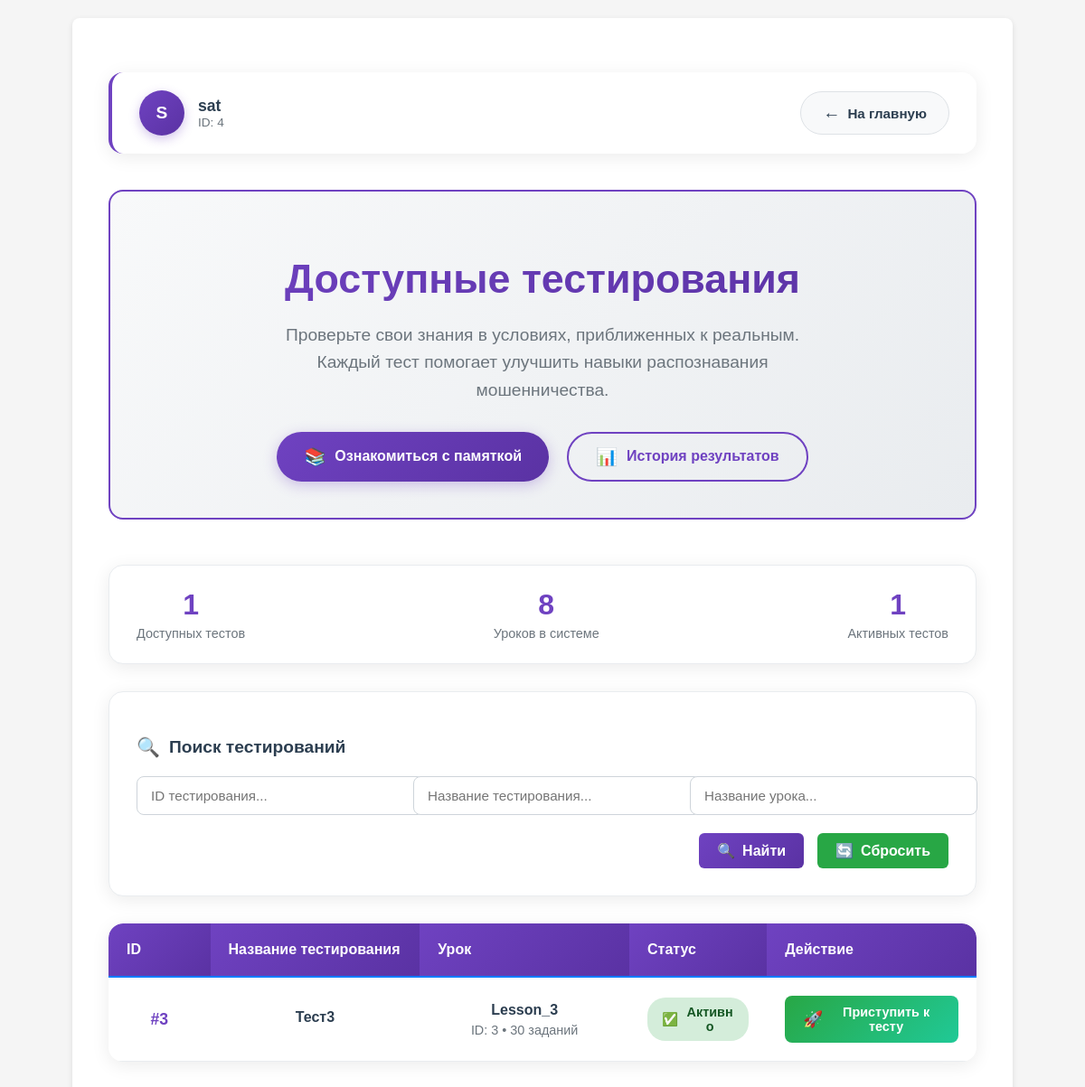
Page /test_room_preview (signed in) on the committed database.
### app.py (models this page shows, shortened)
class User(db.Model, UserMixin):
    __tablename__ = 'Users'
    id =  db.Column(db.Integer, primary_key=True)
    username = db.Column(db.String(64), unique=True, nullable=False)
    password_hash = db.Column(db.String(64), nullable=False)
    privileges = db.Column(db.Integer, default = 0)

class Testing(db.Model):
    __tablename__ = 'Testings'
    id = db.Column(db.Integer, primary_key=True)
    name = db.Column(db.String(64), unique=True, nullable=False)
    status = db.Column(db.Boolean, nullable=False)
    lesson_id = db.Column(db.Integer, nullable=False)
    group_id = db.Column(db.JSON, nullable=False)

class Lesson(db.Model):
    __tablename__ = 'Lessons'
    id = db.Column(db.Integer, primary_key=True)
    name = db.Column(db.String(64), unique=True, nullable=False)
    time = db.Column(db.Integer, nullable=False)
    price_correct = db.Column(db.Integer, default=1)
    price_wrong = db.Column(db.Integer, default=-1)
    questions = db.Column(db.JSON, nullable=False)

### app.py (the view)
@app.route('/test_room_preview')
def test_room_preview():
    curent_user = User.query.filter(
        User.username.ilike(
            session.get('curent_user')
        )
    ).first()
    testings_all = Testing.query.order_by(Testing.id).all()
    testings = list()
    user_results = Result.query.filter_by(user_id=curent_user.id).all()
    for test in testings_all:
        groups = test.group_id
        for group_id in groups:
            group = Group.query.get_or_404(group_id)
            users = group.users
            user_result = [r for r in user_results if r.testing_id == test.id]
            if curent_user.id in users and len(user_result) == 0:
                testings.append(test)
    lessons = Lesson.query.order_by(Lesson.id).all()
    lessons_dict = {lesson.id: lesson for lesson in lessons}
    return render_template('test_room_preview.html',
                           user=curent_user,
                           testings=testings,
                           lessons_dict=lessons_dict)

### app.py (called while the page is built)
@login_manager.user_loader
def load_user(user_id):
    return User.query.get(int(user_id))

### templates/test_room_preview.html (shortened to what this page needs)
{% extends 'base.html' %}
{% block content %}
<div class="testing-container">
    <div class="top-bar">
        <div class="user-info">
            <div class="user-avatar">
                {{ user.username[:1]|upper }}
            </div>
            <div>
                <div class="user-name">{{ user.username }}</div>
                <div class="user-id">ID: {{ user.id }}</div>
            </div>
        </div>
        <a href="{{ url_for('index') }}" class="back-button">
            <span style="font-size: 1.2rem;">←</span>
            На главную
        </a>
    </div>
    <div class="header-section">
        <h1 class="header-title">Доступные тестирования</h1>
        <p class="header-subtitle">
            Проверьте свои знания в условиях, приближенных к реальным.
            Каждый тест помогает улучшить навыки распознавания мошенничества.
        </p>
        <div class="action-buttons">
            <a href="{{ url_for('test_room_memo') }}" class="memo-button">
                <span style="font-size: 1.2rem;">📚</span>
                Ознакомиться с памяткой
            </a>
            <a href="{{ url_for('results_history') if 'results_history' in url_map|map(attribute='endpoint') else url_for('index') }}"
               class="history-button">
                <span style="font-size: 1.2rem;">📊</span>
                История результатов
            </a>
        </div>
    </div>
    <div class="stats-container">
        <div class="stat-item">
            <div class="stat-value">{{ testings|length }}</div>
            <div class="stat-label">Доступных тестов</div>
        </div>
        <div class="stat-item">
            <div class="stat-value">{{ lessons_dict|length }}</div>
            <div class="stat-label">Уроков в системе</div>
        </div>
        <div class="stat-item">
            <div class="stat-value">{{ testings|selectattr('status')|list|length }}</div>
            <div class="stat-label">Активных тестов</div>
        </div>
    </div>
    {% if testings|length > 0 %}
    <div class="filters-container">
        <h3 class="filters-title">
            <span style="font-size: 1.3rem;">🔍</span>
            Поиск тестирований
        </h3>
        <div class="filters-grid">
            <div>
                <input type="text" id="scrollSearchID" class="filter-input"
                       placeholder="ID тестирования...">
            </div>
            <div>
                <input type="text" id="scrollSearchName" class="filter-input"
                       placeholder="Название тестирования...">
            </div>
            <div>
                <input type="text" id="scrollSearchLesson" class="filter-input"
                       placeholder="Название урока...">
            </div>
        </div>
        <div class="filter-actions">
            <button type="button" class="filter-btn search-btn" onclick="searchScrollTable()">
                <span style="font-size: 1rem;">🔍</span>
                Найти
            </button>
            <button type="button" class="filter-btn reset-btn" onclick="clearScrollSearch()">
                <span style="font-size: 1rem;">🔄</span>
                Сбросить
            </button>
        </div>
    </div>
    <div class="testing-table-container">
        <div class="table-scroll">
            <table class="testing-table">
                <thead>
                    <tr>
                        <th style="width: 10%">ID</th>
                        <th style="width: 25%">Название тестирования</th>
                        <th style="width: 25%">Урок</th>
                        <th style="width: 15%">Статус</th>
                        <th style="width: 25%">Действие</th>
                    </tr>
                </thead>
                <tbody id="scrollTableBody">
                    {% for t in testings %}
                    <tr class="scroll-testing-row">
                        <td>
                            <div class="testing-id">#{{ t.id }}</div>
                        </td>
                        <td>
                            <div class="testing-name">{{ t.name }}</div>
                        </td>
                        <td>
                            {% set lesson = lessons_dict.get(t.lesson_id) %}
                            {% if lesson %}
                                <div class="testing-name">{{ lesson.name }}</div>
                                <div class="lesson-info">
                                    ID: {{ lesson.id }} • {{ lesson.questions|length }} заданий
                                </div>
                            {% else %}
                                <div style="color: #dc3545; font-weight: 600;">
                                    <span style="font-size: 0.9rem;">⚠️</span> Урок удален
                                </div>
                                <div class="lesson-info">ID: {{ t.lesson_id }}</div>
                            {% endif %}
                        </td>
                        <td>
                            <span class="status-badge status-active">
                                <span style="font-size: 0.9rem;">✅</span>
                                Активно
                            </span>
                        </td>
                        <td>
                            <form method="get" action="{{ url_for('test_room', test=t.id, step=0) }}"
                                  style="margin: 0;">
                                <button type="submit" class="start-button">
                                    <span style="font-size: 1.1rem;">🚀</span>
                                    Приступить к тесту
                                </button>
                            </form>
                        </td>
                    </tr>
                    {% endfor %}
                </tbody>
            </table>
        </div>
    </div>
    {% endif %}
</div>
{% endblock %}
{% set show_footer = False %}

### static/style.css (style rules this page uses)
body { font-family:Arial,sans-serif;margin:0;padding:20px;background:#f5f5f5 }
button { padding:10px 20px; background:#007bff; color:white; border:none; border-radius:4px; cursor:pointer }
button, .btn { padding: 10px 20px; background:#007bff; color:white; border:none; border-radius:4px; cursor:pointer; font-size:1rem; }
table { width: 100%; border-collapse: collapse; margin: 0; }
thead { position: sticky; top: 0; background-color: #f8f9fa; z-index: 10; }
th, td { border-bottom: 1px solid #e0e0e0; padding: 8px; text-align: center; vertical-align: middle; }
th { border-bottom: 2px solid #007bff; position: sticky; top: 0; }
button[type="button"] { padding: 10px 20px; background-color: #28a745; color: white; border: none; border-radius: 6px; cursor: pointer; transition: all 0.3s ease; }

### rows in the picture
User: username "S", username "sat", id "4"
Testing: id "3", name "Тест3", questions|length "30"
Lesson: name "Lesson_3", id "3"

### other values in the picture
{{ testings|length }} "1"
{{ lessons_dict|length }} "8"
{{ testings|selectattr('status')|list|length }} "1"
